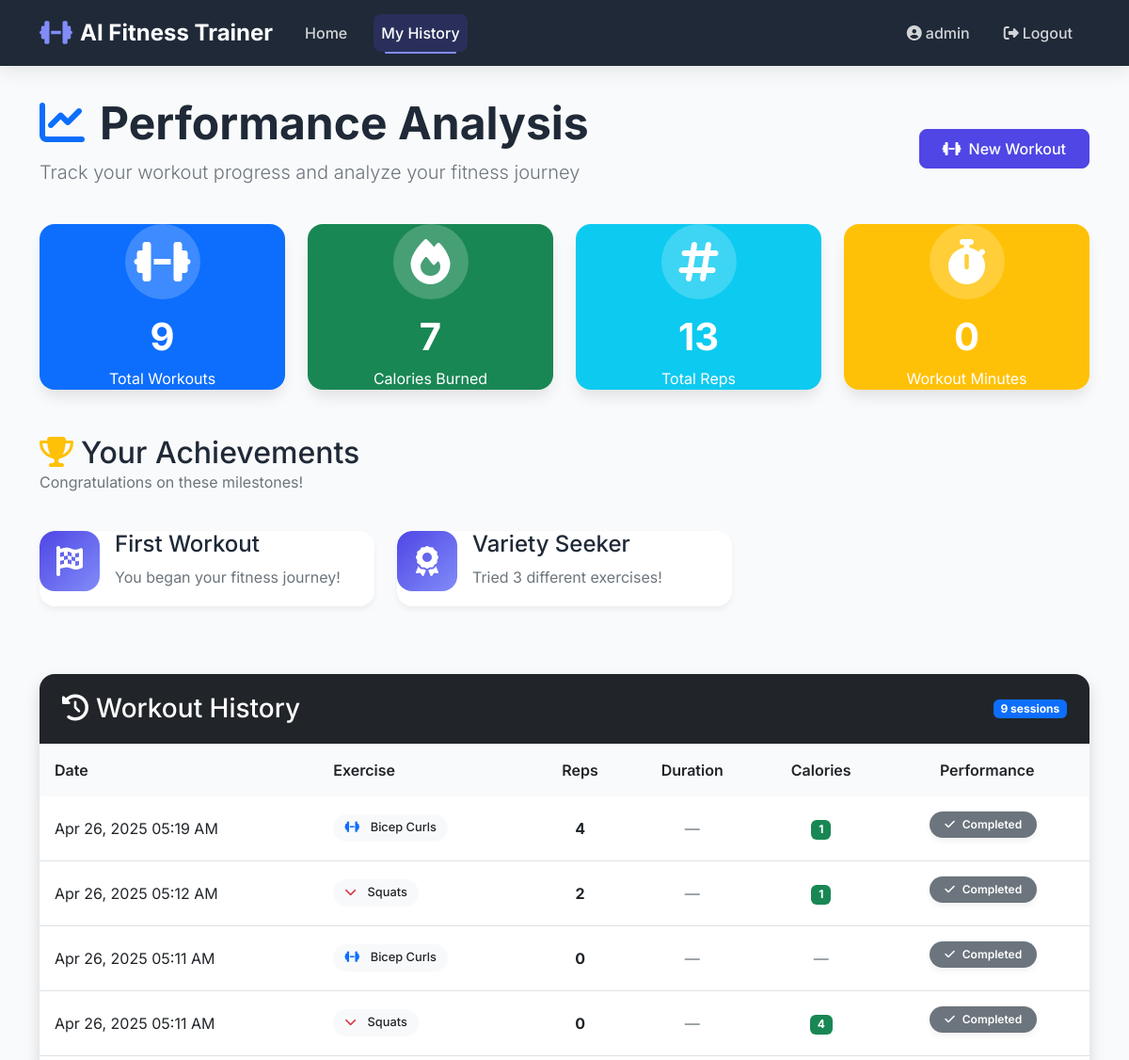
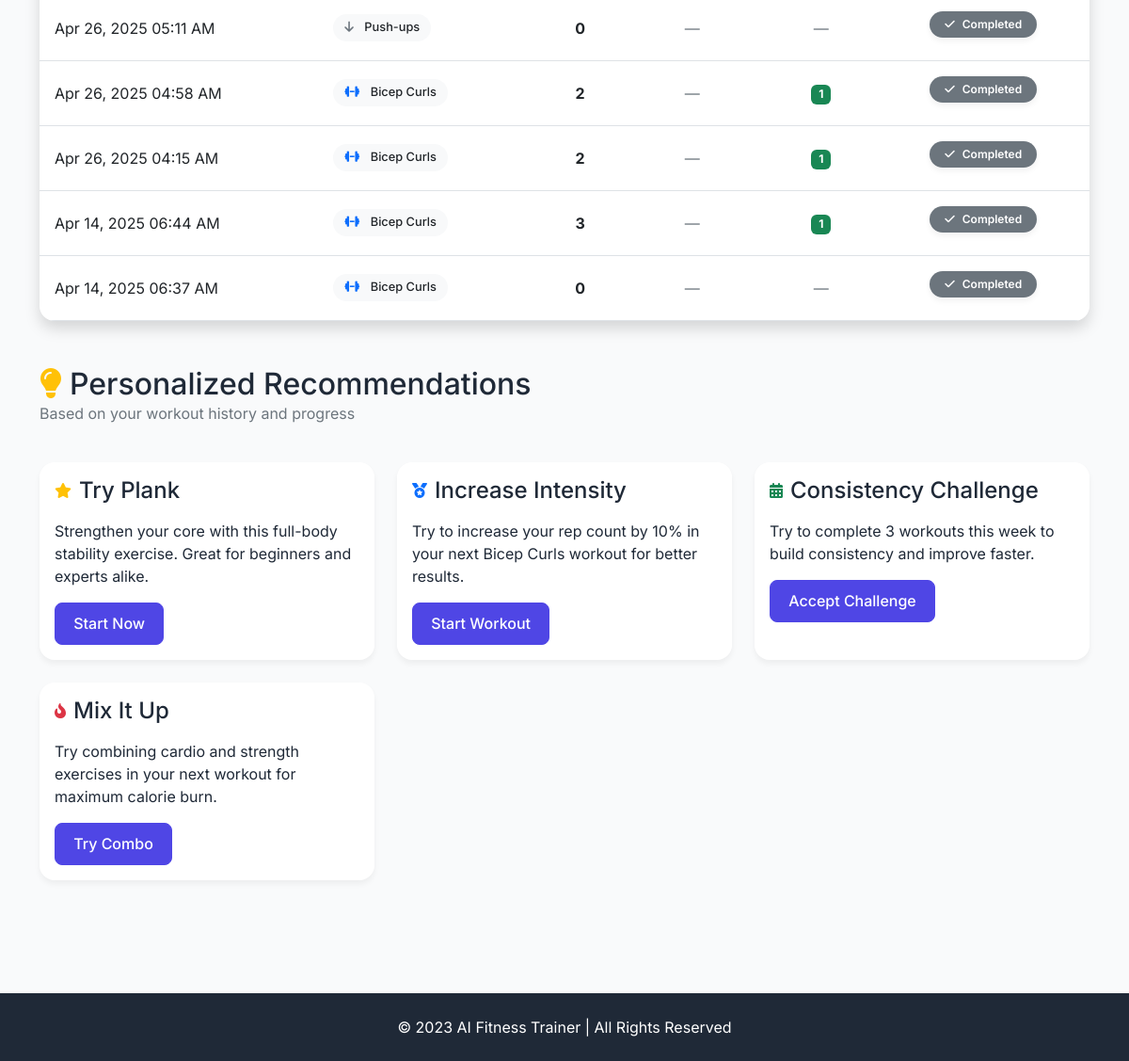
Screenshot of /history (signed in) with the database file from the repository (2 pictures, top to bottom).
### backend/models.py (models this page shows, shortened)
class User(Base, UserMixin):
    __tablename__ = "users"
    id = Column(Integer, primary_key=True)
    username = Column(String(64), unique=True, nullable=False)
    email = Column(String(120), unique=True, nullable=False)
    password_hash = Column(String(128))
    first_name = Column(String(64))
    last_name = Column(String(64))
    height = Column(Float)  # in cm
    weight = Column(Float)  # in kg
    age = Column(Integer)
    created_at = Column(DateTime, default=datetime.utcnow)
    fitness_goals = Column(String(256))  # e.g. "weight loss, muscle gain, endurance"
    experience_level = Column(String(32))  # e.g. "beginner", "intermediate", "advanced"
    preferred_workout_days = Column(String(64))  # e.g. "Monday,Wednesday,Friday"
    profile_picture_url = Column(String(256))  # URL or path to profile picture
    workouts = relationship("WorkoutHistory", back_populates="user")

class WorkoutHistory(Base):
    __tablename__ = "workout_history"
    id = Column(Integer, primary_key=True)
    user_id = Column(Integer, ForeignKey("users.id"))
    exercise_type = Column(String(64), nullable=False)
    reps_completed = Column(Integer, default=0)
    duration = Column(Float, default=0)  # in seconds
    calories_burned = Column(Float, default=0)
    feedback = Column(String(256))
    completed_at = Column(DateTime, default=datetime.utcnow)
    user = relationship("User", back_populates="workouts")

### backend/app.py (the view)
@app.route('/history')
def history():
    db_session = get_session()
    user = db_session.query(User).filter_by(username="demo").first()
    if not user:
        user = User(username="demo", email="demo@example.com")
        user.set_password("demopassword")
        db_session.add(user)
        db_session.commit()
    workouts = db_session.query(WorkoutHistory).filter_by(
        user_id=user.id
    ).order_by(WorkoutHistory.completed_at.desc()).all()
    db_session.close()
    return render_template('history.html', workouts=workouts)

### templates/history.html (shortened to what this page needs)
{% extends "base.html" %}
{% block content %}
<div class="container">
    <div class="row mb-4 fade-in">
        <div class="col-lg-8">
            <h1 class="display-5 fw-bold"><i class="fas fa-chart-line me-3 text-primary"></i>Performance Analysis</h1>
            <p class="lead text-muted">Track your workout progress and analyze your fitness journey</p>
        </div>
        <div class="col-lg-4 text-lg-end align-self-center">
            <a href="{{ url_for('index') }}" class="btn btn-primary px-4 py-2">
                <i class="fas fa-dumbbell me-2"></i>New Workout
            </a>
        </div>
    </div>
    <div class="row mb-5">
        <div class="col-md-3 mb-4 mb-md-0 fade-in" style="animation-delay: 0.1s;">
            <div class="stat-card bg-primary text-white text-center h-100">
                <div class="card-body d-flex flex-column align-items-center">
                    <div class="stat-icon">
                        <i class="fas fa-dumbbell"></i>
                    </div>
                    <h2 class="stat-value">{{ workouts|length }}</h2>
                    <p class="mb-0">Total Workouts</p>
                </div>
            </div>
        </div>
        <div class="col-md-3 mb-4 mb-md-0 fade-in" style="animation-delay: 0.2s;">
            <div class="stat-card bg-success text-white text-center h-100">
                <div class="card-body d-flex flex-column align-items-center">
                    <div class="stat-icon">
                        <i class="fas fa-fire"></i>
                    </div>
                    <h2 class="stat-value">{{ workouts|sum(attribute='calories_burned')|round|int }}</h2>
                    <p class="mb-0">Calories Burned</p>
                </div>
            </div>
        </div>
        <div class="col-md-3 mb-4 mb-md-0 fade-in" style="animation-delay: 0.3s;">
            <div class="stat-card bg-info text-white text-center h-100">
                <div class="card-body d-flex flex-column align-items-center">
                    <div class="stat-icon">
                        <i class="fas fa-hashtag"></i>
                    </div>
                    <h2 class="stat-value">{{ workouts|sum(attribute='reps_completed')|int }}</h2>
                    <p class="mb-0">Total Reps</p>
                </div>
            </div>
        </div>
        <div class="col-md-3 fade-in" style="animation-delay: 0.4s;">
            <div class="stat-card bg-warning text-white text-center h-100">
                <div class="card-body d-flex flex-column align-items-center">
                    <div class="stat-icon">
                        <i class="fas fa-stopwatch"></i>
                    </div>
                    <h2 class="stat-value">{{ (workouts|sum(attribute='duration') / 60)|round|int }}</h2>
                    <p class="mb-0">Workout Minutes</p>
                </div>
            </div>
        </div>
    </div>
    {% if workouts %}
    <div class="row mb-5 fade-in" style="animation-delay: 0.5s;">
        <div class="col-12 mb-4">
            <h2 class="mb-0"><i class="fas fa-trophy text-warning me-2"></i>Your Achievements</h2>
            <p class="text-muted">Congratulations on these milestones!</p>
        </div>
        {% set total_reps = workouts|sum(attribute='reps_completed')|int %}
        {% set total_workouts = workouts|length %}
        {% set distinct_exercises = workouts|map(attribute='exercise_type')|unique|list|length %}
        {% if total_workouts >= 1 %}
        <div class="col-md-4 mb-4">
            <div class="achievement-card">
                <div class="card-body">
                    <div class="d-flex">
                        <div class="achievement-icon me-3">
                            <i class="fas fa-flag-checkered"></i>
                        </div>
                        <div>
                            <h4>First Workout</h4>
                            <p class="mb-0 text-muted">You began your fitness journey!</p>
                        </div>
                    </div>
                </div>
            </div>
        </div>
        {% endif %}
        {% if distinct_exercises >= 3 %}
        <div class="col-md-4 mb-4">
            <div class="achievement-card">
                <div class="card-body">
                    <div class="d-flex">
                        <div class="achievement-icon me-3">
                            <i class="fas fa-award"></i>
                        </div>
                        <div>
                            <h4>Variety Seeker</h4>
                            <p class="mb-0 text-muted">Tried {{ distinct_exercises }} different exercises!</p>
                        </div>
                    </div>
                </div>
            </div>
        </div>
        {% endif %}
    </div>
    <div class="card shadow mb-5 fade-in" style="animation-delay: 0.6s;">
        <div class="card-header bg-dark text-white d-flex justify-content-between align-items-center">
            <h3 class="mb-0"><i class="fas fa-history me-2"></i>Workout History</h3>
            <span class="badge bg-primary">{{ workouts|length }} sessions</span>
        </div>
        <div class="card-body p-0">
            <div class="table-responsive">
                <table class="table table-workout mb-0">
                    <thead>
                        <tr>
                            <th>Date</th>
                            <th>Exercise</th>
                            <th class="text-center">Reps</th>
                            <th class="text-center">Duration</th>
                            <th class="text-center">Calories</th>
                            <th class="text-center">Performance</th>
                        </tr>
                    </thead>
                    <tbody>
                        {% for workout in workouts %}
                        <tr>
                            <td>{{ workout.completed_at.strftime('%b %d, %Y %I:%M %p') }}</td>
                            <td>
                                <span class="badge bg-light text-dark badge-exercise">
                                    <i class="fas {{ exercise_icons[workout.exercise_type] if workout.exercise_type in exercise_icons else 'fa-running' }} me-2"></i>
                                    {{ workout.exercise_type }}
                                </span>
                            </td>
                            <td class="text-center fw-bold">{{ workout.reps_completed }}</td>
                            <td class="text-center">
                                {% if workout.duration %}
                                    <span class="badge bg-info text-white">{{ workout.duration|round(1) }}s</span>
                                {% else %}
                                    <span class="text-muted">—</span>
                                {% endif %}
                            </td>
                            <td class="text-center">
                                {% if workout.calories_burned %}
                                    <span class="badge bg-success text-white">{{ workout.calories_burned|round|int }}</span>
                                {% else %}
                                    <span class="text-muted">—</span>
                                {% endif %}
                            </td>
                            <td class="text-center">
                                {% if workout.reps_completed > 20 or workout.duration > 60 %}
                                    <span class="badge bg-success text-white badge-performance">
                                        <i class="fas fa-star"></i>Excellent
                                    </span>
                                {% elif workout.reps_completed > 10 or workout.duration > 30 %}
                                    <span class="badge bg-primary text-white badge-performance">
                                        <i class="fas fa-thumbs-up"></i>Good
                                    </span>
                                {% else %}
                                    <span class="badge bg-secondary text-white badge-performance">
                                        <i class="fas fa-check"></i>Completed
                                    </span>
                                {% endif %}
                            </td>
                        </tr>
                        {% endfor %}
                    </tbody>
                </table>
            </div>
        </div>
    </div>
    <div class="row fade-in" style="animation-delay: 0.7s;">
        <div class="col-12 mb-4">
            <h2 class="mb-0"><i class="fas fa-lightbulb text-warning me-2"></i>Personalized Recommendations</h2>
            <p class="text-muted">Based on your workout history and progress</p>
        </div>
        {% set exercises = workouts|map(attribute='exercise_type')|list %}
        {% if 'Plank' not in exercises %}
        <div class="col-md-4 mb-4">
            <div class="card h-100 progress-card">
                <div class="card-body">
                    <div class="d-flex align-items-center mb-3">
                        <i class="fas fa-star text-warning me-2"></i>
                        <h4 class="mb-0">Try Plank</h4>
                    </div>
                    <p>Strengthen your core with this full-body stability exercise. Great for beginners and experts alike.</p>
                    <a href="{{ url_for('index') }}" class="btn btn-primary">Start Now</a>
                </div>
            </div>
        </div>
        {% endif %}
        {% if exercises|length > 1 %}
        <div class="col-md-4 mb-4">
            <div class="card h-100 progress-card">
                <div class="card-body">
                    <div class="d-flex align-items-center mb-3">
                        <i class="fas fa-medal text-primary me-2"></i>
                        <h4 class="mb-0">Increase Intensity</h4>
                    </div>
                    <p>Try to increase your rep count by 10% in your next {{ exercises[-1] }} workout for better results.</p>
                    <a href="{{ url_for('index') }}" class="btn btn-primary">Start Workout</a>
                </div>
            </div>
        </div>
        {% endif %}
        <div class="col-md-4 mb-4">
            <div class="card h-100 progress-card">
                <div class="card-body">
                    <div class="d-flex align-items-center mb-3">
                        <i class="fas fa-calendar-alt text-success me-2"></i>
                        <h4 class="mb-0">Consistency Challenge</h4>
                    </div>
                    <p>Try to complete 3 workouts this week to build consistency and improve faster.</p>
                    <a href="{{ url_for('index') }}" class="btn btn-primary">Accept Challenge</a>
                </div>
            </div>
        </div>
        <div class="col-md-4 mb-4">
            <div class="card h-100 progress-card">
                <div class="card-body">
                    <div class="d-flex align-items-center mb-3">
                        <i class="fas fa-fire-alt text-danger me-2"></i>
                        <h4 class="mb-0">Mix It Up</h4>
                    </div>
                    <p>Try combining cardio and strength exercises in your next workout for maximum calorie burn.</p>
                    <a href="{{ url_for('index') }}" class="btn btn-primary">Try Combo</a>
                </div>
            </div>
        </div>
    </div>
    {% endif %}
</div>
{% endblock %}

### templates/base.html (shortened to what this page needs)
<!DOCTYPE html>
<html lang="en">
<head>
    <link href="https://cdn.jsdelivr.net/npm/bootstrap@5.2.3/dist/css/bootstrap.min.css" rel="stylesheet">
    <link href="https://cdnjs.cloudflare.com/ajax/libs/font-awesome/6.1.1/css/all.min.css" rel="stylesheet">
</head>
<body>
    <nav class="navbar navbar-expand-lg navbar-dark">
        <div class="container">
            <a class="navbar-brand" href="{{ url_for('index') }}">
                <i class="fas fa-dumbbell me-2"></i>AI Fitness Trainer
            </a>
            <div class="collapse navbar-collapse" id="navbarNav">
                <ul class="navbar-nav me-auto">
                    <li class="nav-item">
                        <a class="nav-link {% if request.path == url_for('index') %}active{% endif %}"
                           href="{{ url_for('index') }}">Home</a>
                    </li>
                    {% if current_user.is_authenticated %}
                    <li class="nav-item">
                        <a class="nav-link {% if request.path == url_for('history') %}active{% endif %}"
                           href="{{ url_for('history') }}">My History</a>
                    </li>
                    {% endif %}
                </ul>
                <ul class="navbar-nav">
                    {% if current_user.is_authenticated %}
                    <li class="nav-item">
                        <a class="nav-link {% if request.path == url_for('profile') %}active{% endif %}"
                           href="{{ url_for('profile') }}">
                            <i class="fas fa-user-circle me-1"></i>{{ current_user.username }}
                        </a>
                    </li>
                    <li class="nav-item">
                        <a class="nav-link" href="{{ url_for('logout') }}">
                            <i class="fas fa-sign-out-alt me-1"></i>Logout
                        </a>
                    </li>
                    {% endif %}
                </ul>
            </div>
        </div>
    </nav>
    <div class="page-container">
        {% block content %}{% endblock %}
    </div>
    <footer class="text-center py-4">
        <div class="container">
            <p class="mb-0">&copy; 2023 AI Fitness Trainer | All Rights Reserved</p>
        </div>
    </footer>
</body>
</html>

### rows the page displays
User: username "admin"
WorkoutHistory: completed_at "Apr 26, 2025 05:19 AM", exercise_type "Bicep Curls", reps_completed "4", calories_burned "1", duration 0 (drawn)
WorkoutHistory: completed_at "Apr 26, 2025 05:12 AM", exercise_type "Squats", reps_completed "2", calories_burned "1", duration 0 (drawn)
WorkoutHistory: completed_at "Apr 26, 2025 05:11 AM", exercise_type "Bicep Curls", reps_completed "0", duration 0 (drawn)
WorkoutHistory: completed_at "Apr 26, 2025 05:11 AM", exercise_type "Squats", reps_completed "0", calories_burned "4", duration 0 (drawn)
WorkoutHistory: completed_at "Apr 26, 2025 05:11 AM", exercise_type "Push-ups", reps_completed "0", duration 0 (drawn)
WorkoutHistory: completed_at "Apr 26, 2025 04:58 AM", exercise_type "Bicep Curls", reps_completed "2", calories_burned "1", duration 0 (drawn)
WorkoutHistory: completed_at "Apr 26, 2025 04:15 AM", exercise_type "Bicep Curls", reps_completed "2", calories_burned "1", duration 0 (drawn)
WorkoutHistory: completed_at "Apr 14, 2025 06:44 AM", exercise_type "Bicep Curls", reps_completed "3", calories_burned "1", duration 0 (drawn)
WorkoutHistory: completed_at "Apr 14, 2025 06:37 AM", exercise_type "Bicep Curls", reps_completed "0", duration 0 (drawn)

### other values shown
{{ workouts|length }} "9"
{{ workouts|sum(attribute='calories_burned')|round|int }} "7"
{{ workouts|sum(attribute='reps_completed')|int }} "13"
{{ (workouts|sum(attribute='duration') / 60)|round|int }} "0"
{{ distinct_exercises }} "3"
